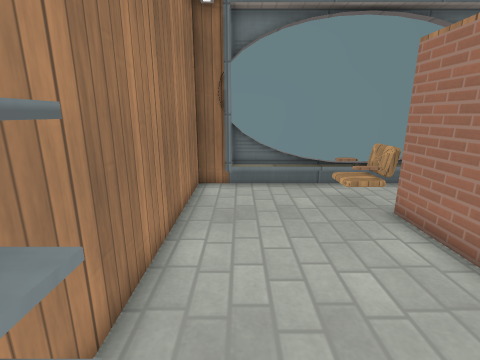
View 1 (above)

15 first-person views from a walk through a Godot game level. The camera is 1.5 m above the floor, tilts 14° down and sees 85° across. The floor is counted in squares, 0.5 m on a side. Each view is taken from the middle of a square. On the plan, view 1 faces up. The plan holds only what a view shows up to about 19 squares ahead; the rest is blank. Surface patterns are stand-ins for the level's own textures.

View 2
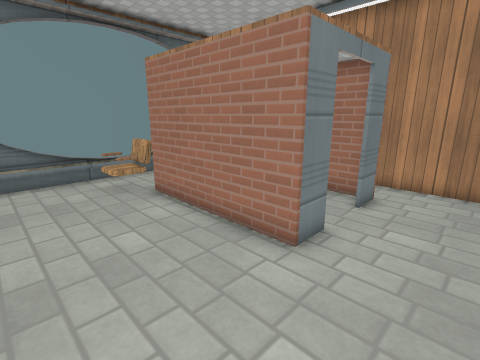

View 3
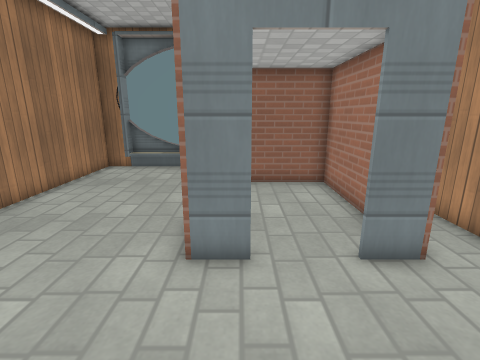

View 4
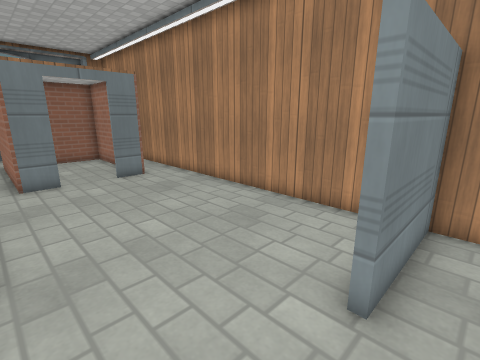

View 5
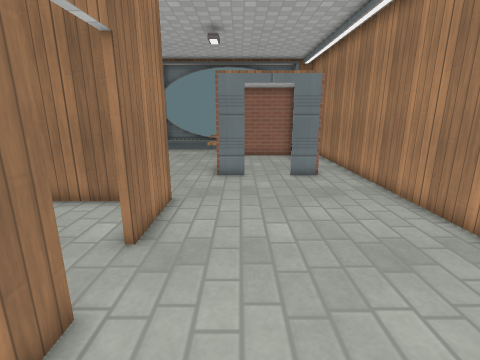

View 6
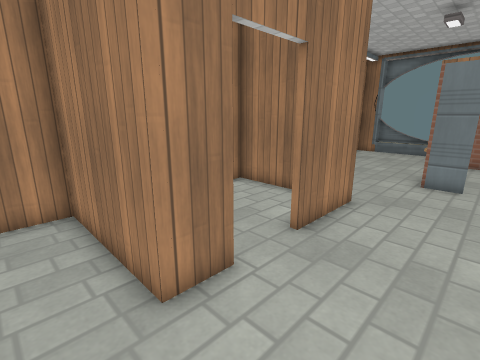

View 7
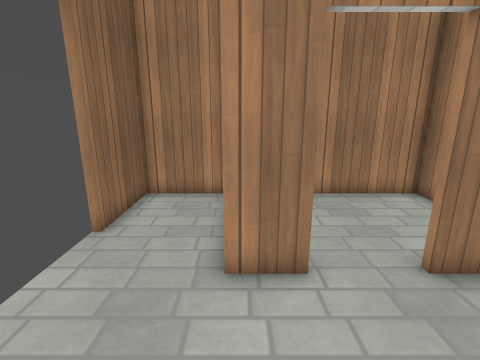

View 8
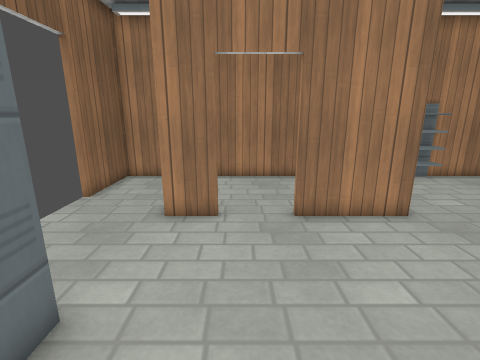

View 9
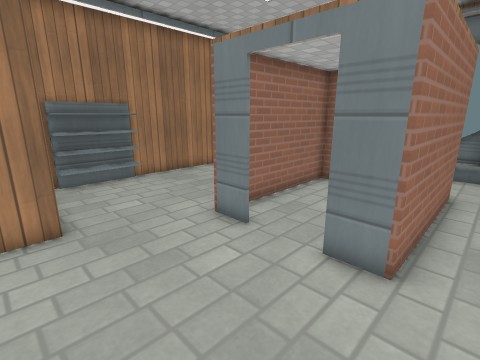

View 10
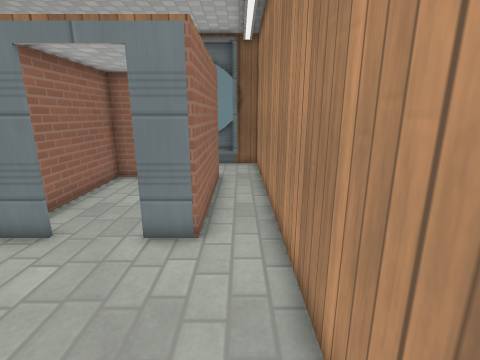

View 11
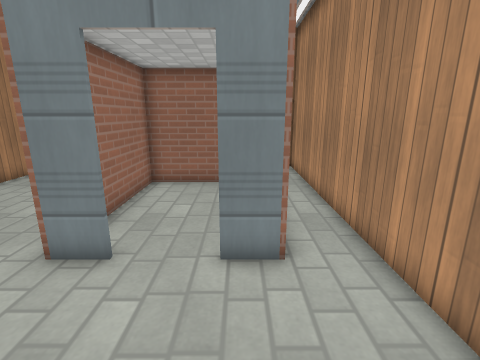

View 12
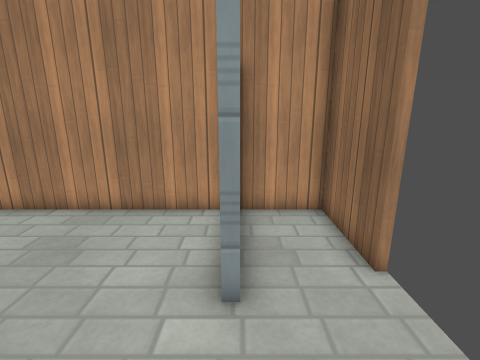

View 13
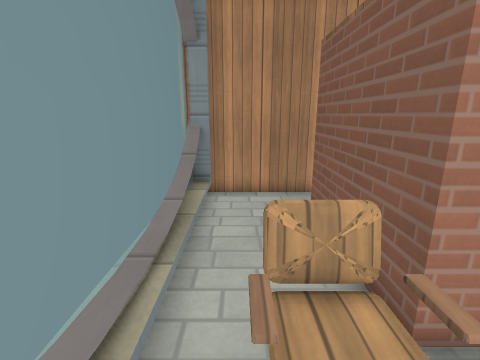

View 14
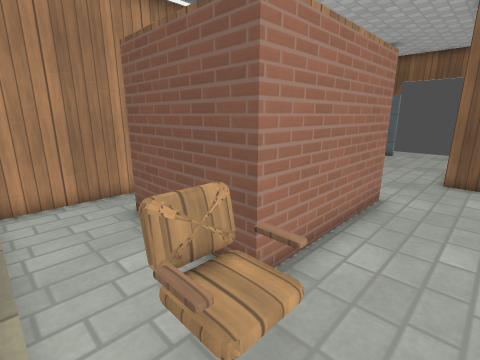

View 15
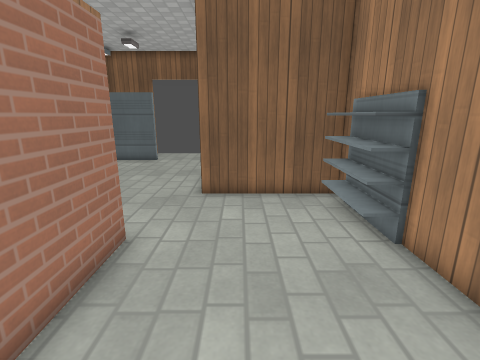

### Floor plan
Key: @ floor where view 1 was taken; # wall or solid block; . floor; / step, stairs or slope; = window, fence, low wall or low ledge; C chair; O other object.
Columns run from 2 left of view 1 to 12 right of it. Each row starts with its distance up from view 1.
 12 ###=       =###
 11 ###/////////=##
 10 #..../CC......#
  9 #.....OC......#
  8 #......######.#
  7 #......#....#.#
  6 #......#....#.#
  5 #......#....#.#
  4 #......#....#.#
  3 #......#....#.#
  2 #......#....#.#
  1 #O.....##..##.#
  0 #O@...........#
 -1 #O............#
 -2 #O............#
 -3 ######........#
 -4 #....#........#
 -5 #....#........#
 -6 #....#........#
 -7 #.............#
 -8 #.............#
 -9 #....#........#
-10 ######........#
-11 #.........#####
-12 #.............#
-13 #....... .....#
-14 ####       ####

Positions as (right, up) in squares from view 1, and headings:
1: (0, 0), facing up
2: (0, -2), facing up-right
3: (6, -4), facing up
4: (4, -12), facing up-right
5: (6, -12), facing up
6: (7, -12), facing up-left
7: (8, -10), facing left
8: (11, -8), facing left
9: (11, -4), facing up-left
10: (11, -5), facing up
11: (9, -4), facing up
12: (4, -11), facing right
13: (2, 10), facing right
14: (2, 11), facing down-right
15: (2, 7), facing down
